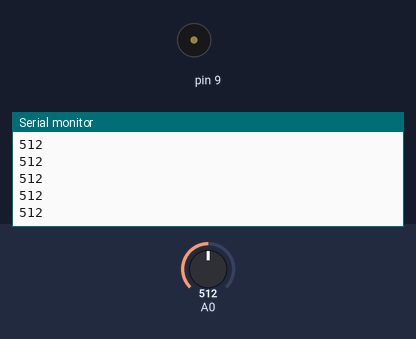
Simulated run of this sketch. Board: Arduino Uno, built with avr-gcc and run on an emulated ATmega328P. On the bench: buzzer (waves = sounding), the last lines printed to the serial monitor. Inputs (shaded band) come from the test bench; at power-on: A0 = 512.

Above: at 1.2 s.
1.3 s: A0 set to 889
At 1.5 s:
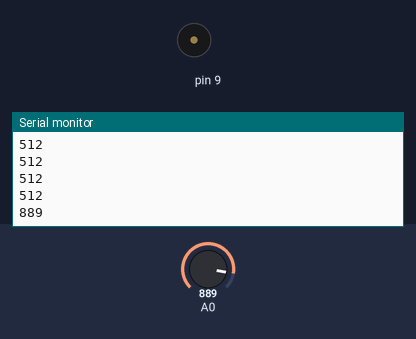
4.3 s: A0 set to 907
At 4.4 s:
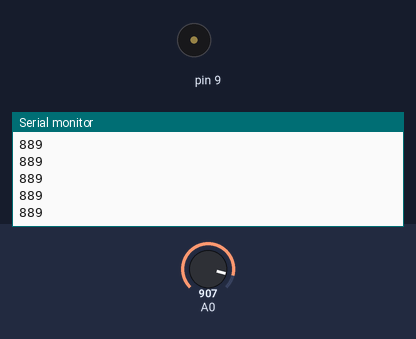
5.8 s: A0 set to 716
At 6.07 s:
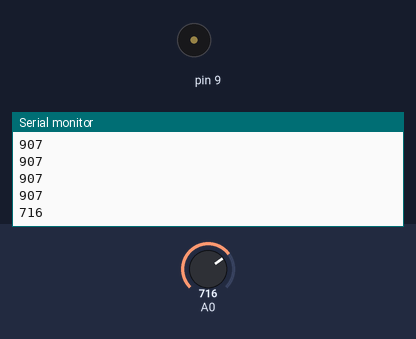
8.8 s: A0 set to 900
At 8.82 s:
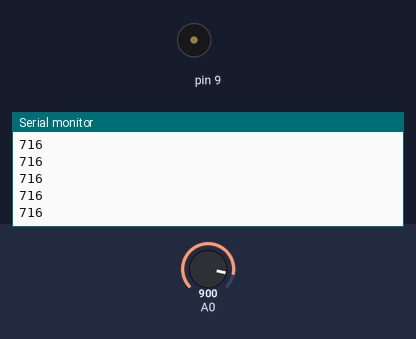
Timing chart, 0 to 11.3 s (numbered marks = the images above; inputs shaded):
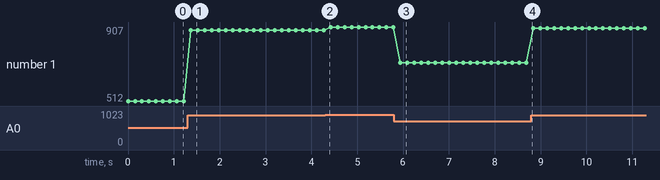

Measured:
- after the input at 1.3 s, the serial monitor: prints a new line after 0.07 s (image 1)
- after the input at 5.8 s, the serial monitor: prints a new line after 0.14 s (image 3)
- plotted number 1: 512 → 889 after the input at 1.3 s, 889 → 907 after the input at 4.3 s, 907 → 716 after the input at 5.8 s, 716 → 900 after the input at 8.8 s

The sketch:

tonePitchFollower.ino
```cpp
void setup() {
  Serial.begin(9600);
}

void loop() {
  int sensorReading = analogRead(A0);
  int thisPitch = map(sensorReading, 0, 900, 5000, 0);
  thisPitch = constrain(thisPitch, 0, 5000);
  Serial.println(sensorReading);
  // play the pitch:
  tone(9, thisPitch);
  delay(2);  // delay in between reads for stability
  noTone(9);
  delay(150);
}
```
